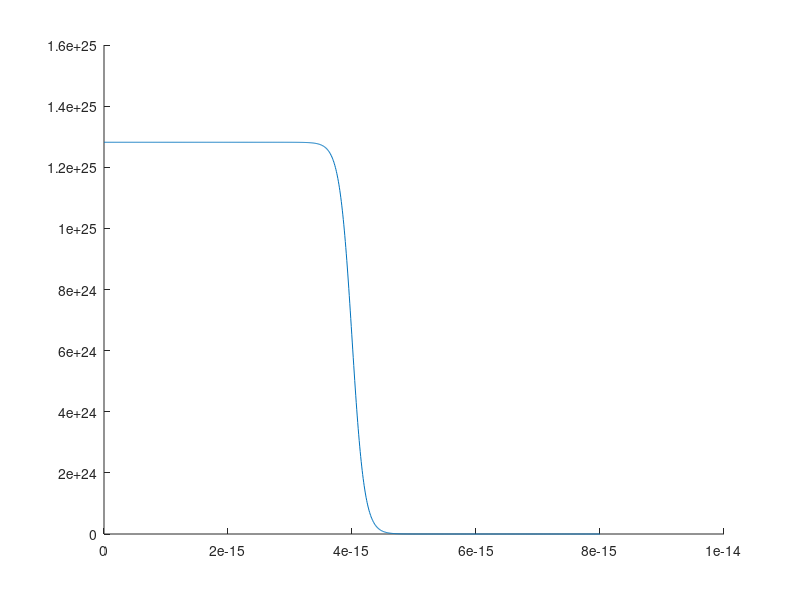
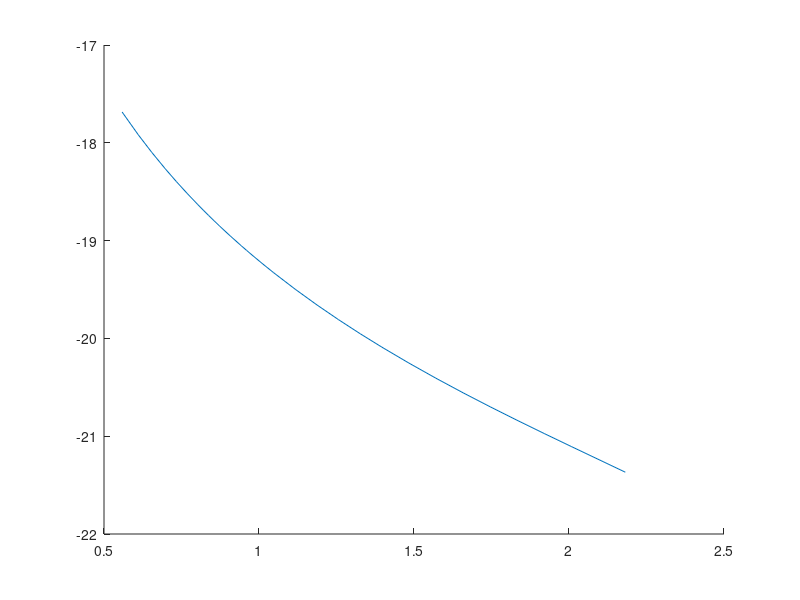

These figures' MATLAB source, in order:

%% Constants
% Fundamental
hbar = 6.62607004e-34/(2*pi);
q_e = 1.60217662e-19;
m_e = 9.109e-31;
c = 2.9979e8;
alpha = 1/137;

% Unit conversion
eV = 1.60217662e-19;
millibarn = 1e31;

% Functions
gamma = @(E) E/(m_e*c^2);
v = @(E) c*sqrt(1 - 1./gamma(E).^2);
beta = @(E) v(E)/c;

% Experiment
Z_Ca40 = 20;
Z_e = 1;
E_250MeV = 250e6*eV;
theta = load("data/theta.tsv");
theta_rad = theta*pi/180;
cross_section = load("data/cross_section.tsv");

%% Relativitic electron?
% For a classical electron gamma approx 1
gamma_experiment = gamma(E_250MeV);

% Assuming all of the energy goes to the E_kin of the electron
v_e_experiment = v(E_250MeV)/c;

%% Proton density and fitting vector
% Proton density that we want to optimize
% X(1) = rho_0, X(2) = a, X(3) = b
rho_ch = @(X, r) X(1)./(1 + exp((r-X(2))./X(3)));

% Create initial guesses for the fitting!
% Rho_0
% a is in the middle of the drop
% b is how sharp the drop falls off
rho_0 = q_e*0.08e45;
a_0 = 4e-15;  
b_0 = 0.1e-15;
X_0 = [rho_0, a_0, b_0];

% Plot of the proton desnsity with the initial guesses
figure(1)
clf; hold on;
r = linspace(0,8,1000)*1e-15;
plot(r, rho_ch(X_0, r))

%% Theoretical cross-section
% Relativistic kinetic energy for a electron
p_e = @(E) sqrt((E/c).^2 - m_e^2*c^2); 

% Difference of p_e before and after collision with Ca40
% Assumes the heavy core to be stationary and not recoil from collision 
q_diff = @(E, theta) 4*p_e(E).^2.*sin(theta/2).^2;

% Form factor integral broken into two pieces
form_const = @(E, theta) 4*pi*hbar./(Z_Ca40*q_diff(E,theta));
integrand = @(X, r, E, theta) r.*rho_ch(X, r).*sin(sqrt(q_diff(E, theta).*r/hbar));
form_integral = @(X, E, theta) integral(@(r) integrand(X, r, E, theta), 0, 1000e-15);

n = length(theta_rad);
formfactor = zeros(n, 1);
for i = 1:n
    formfactor(i) = form_integral(X_0, E_250MeV, theta_rad(i))*form_const(E_250MeV, theta_rad(i));
end

cross_ruth = @(E, theta) (Z_e*Z_Ca40*alpha*hbar*c)^2./(4*beta(E)^4*E^2*sin(theta/2).^4);
cross_mott = @(E, theta) cross_ruth(E, theta).*(1 - beta(E)^2*sin(theta/2).^2);
cross_theo = cross_mott(E_250MeV, theta_rad).*abs(formfactor).^2;

figure(2)
clf; hold on;
plot(theta_rad, log10(cross_theo*millibarn))






